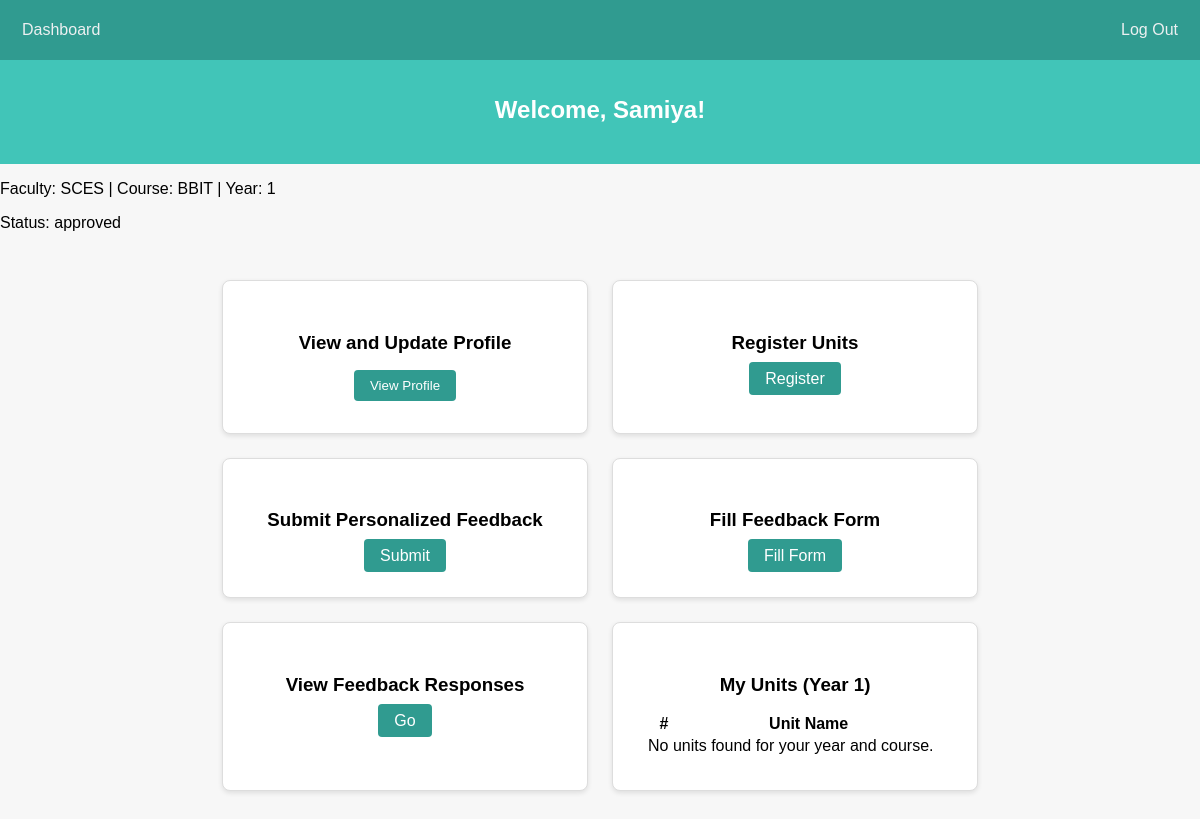
Before: /studentdash.php (signed in) with the older database file.
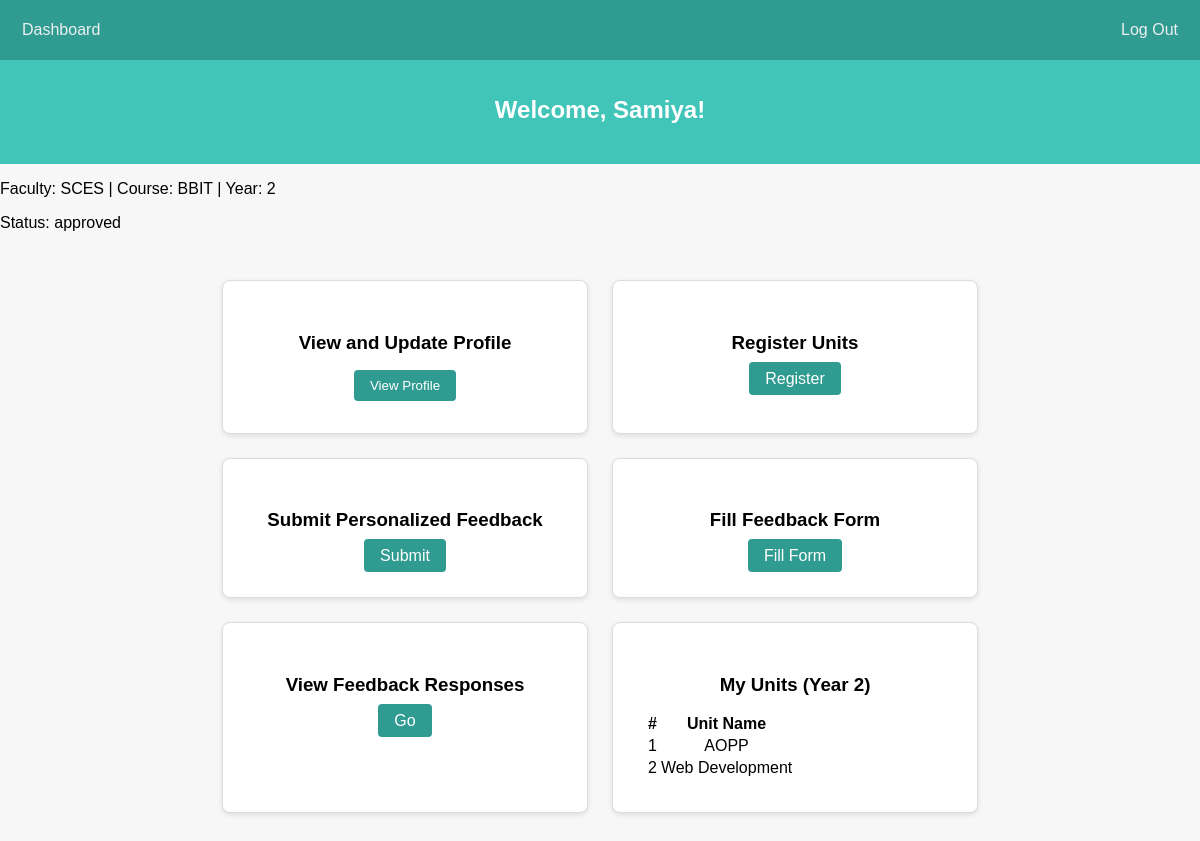
After: the same page with the newer database file.
### tables this page shows
CREATE TABLE `students` (
  `student_id` int(11) NOT NULL,
  `user_id` int(11) NOT NULL,
  `first_name` varchar(150) NOT NULL,
  `last_name` varchar(150) NOT NULL,
  `email` varchar(100) NOT NULL,
  `faculty_name` varchar(100) DEFAULT NULL,
  `student_course` varchar(100) DEFAULT NULL,
  `year_of_study` int(11) NOT NULL,
  `password` varchar(255) NOT NULL,
  `faculty_id` int(11) DEFAULT NULL,
  `profile_photo` varchar(255) DEFAULT NULL,
  `status` enum('pending','approved','rejected') DEFAULT 'pending',
  `unit_id` int(11) DEFAULT NULL,
  `course_id` int(11) DEFAULT NULL
);

CREATE TABLE `users` (
  `user_id` int(11) NOT NULL,
  `firstName` varchar(255) NOT NULL,
  `lastName` varchar(255) NOT NULL,
  `email` varchar(100) NOT NULL,
  `password` varchar(255) NOT NULL,
  `role` int(11) NOT NULL,
  `status` enum('pending','approved','rejected') DEFAULT 'pending'
);

CREATE TABLE `course` (
  `course_id` int(11) NOT NULL,
  `faculty_id` int(11) NOT NULL,
  `course_name` varchar(100) NOT NULL
);

CREATE TABLE `units` (
  `unit_id` int(11) NOT NULL,
  `unit_name` varchar(255) NOT NULL,
  `course_id` int(11) DEFAULT NULL,
  `year_of_study` int(11) NOT NULL
);

### studentdash.php (the view, shortened to what this page needs)
<?php
include("include/dbconnect.php");
$user_id = $_SESSION['user_id'];
$stmt = $conn->prepare("
    SELECT s.faculty_id, s.course_id, s.status, s.year_of_study,
           u.firstName, u.lastName, u.email,
           c.course_name
    FROM students s
    JOIN users u ON s.user_id = u.user_id
    JOIN course c ON s.course_id = c.course_id
    WHERE s.user_id = ?
");
$stmt->bind_param("i", $user_id);
$stmt->execute();
$result = $stmt->get_result();
$student = $result->fetch_assoc();
$facultyName = "Unknown";
if (!empty($student['faculty_id'])) {
    $fstmt = $conn->prepare("SELECT faculty_name FROM faculty WHERE faculty_id = ?");
    $fstmt->bind_param("i", $student['faculty_id']);
    $fstmt->execute();
    $fresult = $fstmt->get_result();
    if ($frow = $fresult->fetch_assoc()) {
        $facultyName = $frow['faculty_name'];
    }
}
$courseId = $student['course_id'];
$year = $student['year_of_study'];
$unitStmt = $conn->prepare("SELECT u.unit_name
    FROM units u
    WHERE u.course_id = ? AND u.year_of_study = ?
");
$unitStmt->bind_param("ii", $courseId, $year);
$unitStmt->execute();
$unitResult = $unitStmt->get_result();
?>
<!DOCTYPE html>
<html lang="en">
<head>
  <link rel="stylesheet" href="studentdash.css" />
</head>
<body>
  <nav class="navbar">
    <div class="nav-left">
      <ul>
        <li><a href="studentdash.php">Dashboard</a></li>
      </ul>
    </div>
    <div class="nav-right">
      <a href="signin.php" class="logout-btn">Log Out</a>
    </div>
  </nav>
  <div class="banner">
    <h2>Welcome, <?= htmlspecialchars($student['firstName']) ?>!</h2>
  </div>
  <p>Faculty: <?= htmlspecialchars($facultyName) ?> | Course: <?= htmlspecialchars($student['course_name']) ?> | Year: <?= htmlspecialchars($year) ?></p>
  <p>Status: <?= htmlspecialchars($student['status']) ?></p>
  <div class="cards-container">
    <div class="card">
      <h3>View and Update Profile</h3>
      <button id="openProfileBtn">View Profile</button>
    </div>
     <div class="card">
      <h3>Register Units</h3>
      <a href="register_units.php" class="card-btn">Register</a>
    </div>
    <div class="card">
      <h3>Submit Personalized Feedback</h3>
      <a href="student_feedback.php" class="card-btn">Submit</a>
    </div>
    <div class="card">
      <h3>Fill Feedback Form</h3>
      <a href="student_view_forms.php" class="card-btn">Fill Form</a>
    </div>
    <div class="card">
      <h3>View Feedback Responses</h3>
      <a href="student_view_responses.php" class="card-btn">Go</a>
    </div>
    <div class="card full-width">
      <h3>My Units (Year <?= htmlspecialchars($year) ?>)</h3>
      <table>
        <thead>
          <tr>
            <th>#</th>
            <th>Unit Name</th>
          </tr>
        </thead>
        <tbody>
          <?php
          $count = 1;
          while ($unit = $unitResult->fetch_assoc()): ?>
            <tr>
              <td><?= $count++ ?></td>
              <td><?= htmlspecialchars($unit['unit_name']) ?></td>
            </tr>
          <?php endwhile; ?>
          <?php if ($count === 1): ?>
            <tr><td colspan="2">No units found for your year and course.</td></tr>
          <?php endif; ?>
        </tbody>
      </table>
    </div>
  </div>
</body>
</html>

Changed rows visible on the page:
changed students "approved": year_of_study "1" → "2"
now on this page (row unchanged): units: unit_name "AOPP"
added units: unit_name "Web Development"
Other visible differences:
text no longer shown: "No units found for your year and course."
